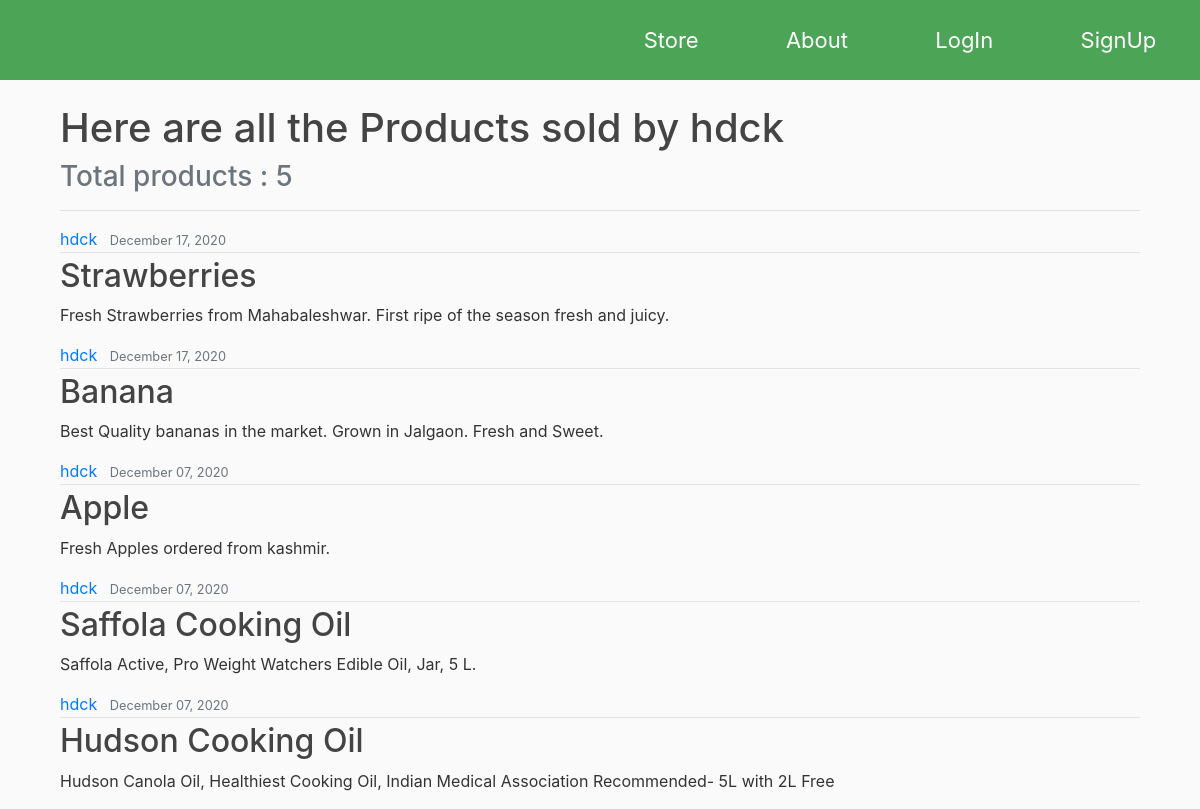
Screenshot of /user/hdck with the database file from the repository.
### store/models.py (models this page shows, shortened)
class Product(models.Model):
  name = models.CharField(max_length=50)
  description = models.TextField(default='write your description here',max_length=255)
  price = models.FloatField()
  date_posted = models.DateTimeField(default=timezone.now)
  shop = models.ForeignKey(User, on_delete=models.CASCADE)
  image = models.ImageField(default='default.jpg', upload_to='product_image/')
  quantity = models.IntegerField()

### store/views.py (the view)
# urls.py: path('user/<str:username>', UserProductListView.as_view(), name='user-products'),
class UserProductListView(ListView):
  model = Product
  context_object_name = 'products'
  template_name = 'store/user_products.html'  #<app>/<model>_<viewtype>.html
  paginate_by = 5
  def get_queryset(self):
    user = get_object_or_404(User, username=self.kwargs.get('username'))
    return Product.objects.filter(shop=user).order_by('-date_posted')

### store/templates/store/user_products.html (shortened to what this page needs)
{% extends "store/base.html" %}
{% block content %}
  <h1>Here are all the Products sold by {{ view.kwargs.username }}</h1>
  <h3 class="mb-3 text-muted">Total products : {{ page_obj.paginator.count }}</h3>
  <hr>
  {% for product in products %}
      <div class="media-body">
        <div class="article-metadata">
          <a class="mr-2" href="{% url 'user-products' product.shop.username %}">{{ product.shop }}</a>
          <small class="text-muted">{{ product.date_posted|date:"F d, Y" }}</small>
        </div>
        <h2><a class="article-title break-text" href="{% url  'product-detail' product.id %}">{{ product.name }}</a></h2>
        <p class="article-content break-text">{{ product.description }}</p>
      </div>
  {% endfor %}
{% endblock content %}

### store/static/blog/main.css (style rules this page uses)
* { margin: 0; padding: 0; box-sizing: border-box; }
body { background: #fafafa; color: #333333; }
h1, h2, h3, h4, h5, h6 { color: #444444; }
.article-title { color: #444444; }
.article-content { white-space: pre-line; }
.article-metadata { padding-bottom: 1px; margin-bottom: 4px; border-bottom: 1px solid #e3e3e3 }

### rows the page displays
Product: shop "hdck", date_posted "December 17, 2020", name "Strawberries", description "Fresh Strawberries from Mahabaleshwar. First ripe of the season fresh and juicy."
Product: shop "hdck", date_posted "December 17, 2020", name "Banana", description "Best Quality bananas in the market. Grown in Jalgaon. Fresh and Sweet."
Product: shop "hdck", date_posted "December 07, 2020", name "Apple", description "Fresh Apples ordered from kashmir."
Product: shop "hdck", date_posted "December 07, 2020", name "Saffola Cooking Oil", description "Saffola Active, Pro Weight Watchers Edible Oil, Jar, 5 L."
Product: shop "hdck", date_posted "December 07, 2020", name "Hudson Cooking Oil", description "Hudson Canola Oil, Healthiest Cooking Oil, Indian Medical Association Recommended- 5L with 2L Free"

### other values shown
{{ view.kwargs.username }} "hdck"
{{ page_obj.paginator.count }} "5"
